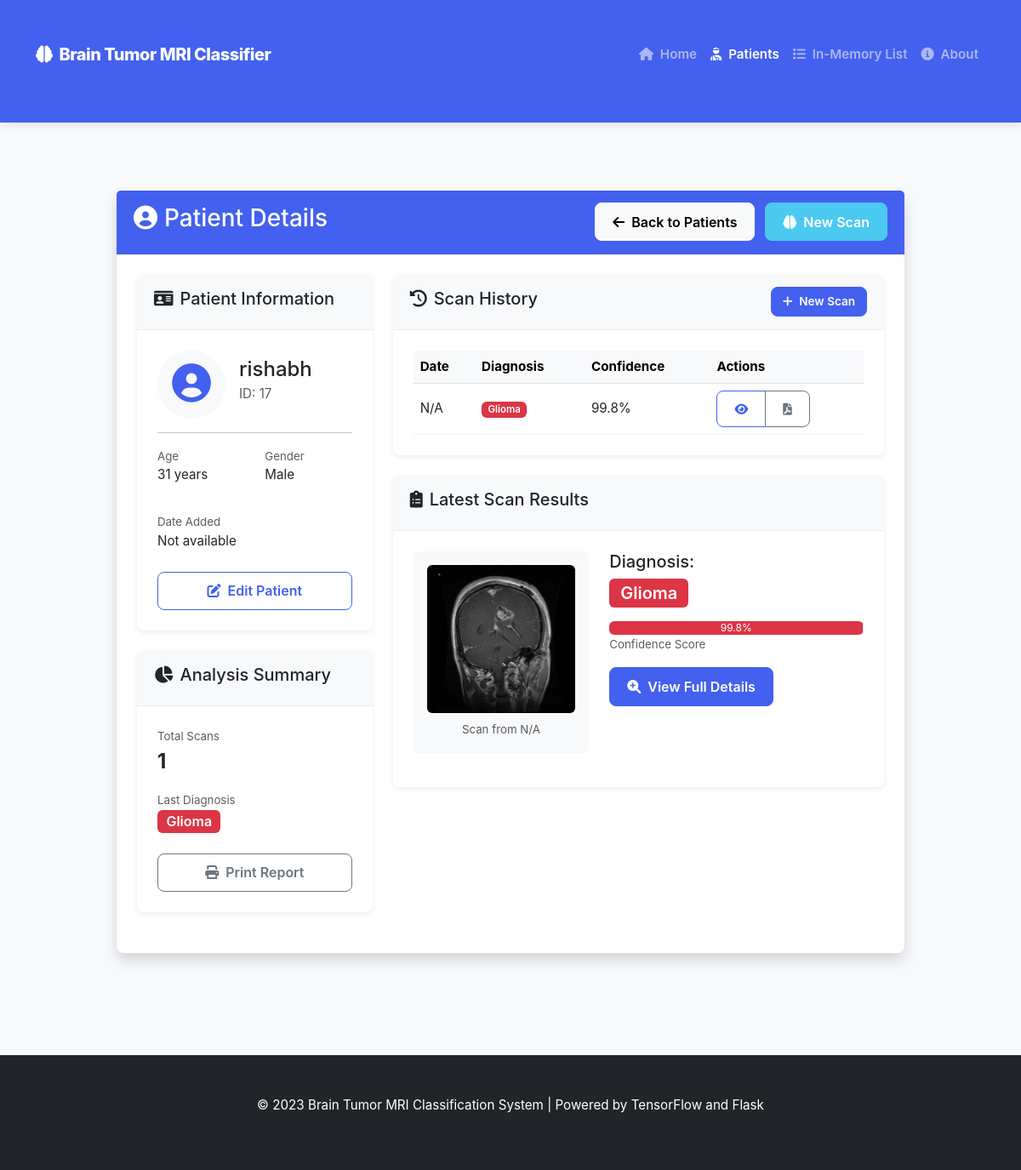
Screenshot of /patients/17 with the database file from the repository.
### tables this page shows
CREATE TABLE scans (
            id INTEGER PRIMARY KEY AUTOINCREMENT,
            patient_id INTEGER NOT NULL,
            scan_date TIMESTAMP DEFAULT CURRENT_TIMESTAMP,
            image_path TEXT NOT NULL,
            tumor_type TEXT,
            confidence REAL,
            doctor_notes TEXT,
            additional_info TEXT,
            FOREIGN KEY (patient_id) REFERENCES patients (id)
        );

### app.py (the view)
@app.route('/patients/<int:patient_id>')
def patient_detail(patient_id):
    if not patient_module_loaded:
        flash("Patient management functionality is not available.")
        return redirect(url_for('index'))
    patient = next((p for p in patients_list if p['id'] == patient_id), None)
    if not patient:
        patient = get_patient(patient_id)
    if not patient:
        flash("Patient not found.")
        return redirect(url_for('patients'))
    if 'scans' in patient and patient['scans']:
        scans = patient['scans']
    else:
        scans = get_patient_scans(patient_id)
    return render_template('patient_detail.html', patient=patient, scans=scans)

### app/templates/patient_detail.html (shortened to what this page needs)
{% extends 'base.html' %}
{% block content %}
<div class="container mt-5">
    <div class="row">
        <div class="col-md-10 mx-auto">
            <div class="card shadow">
                <div class="card-header bg-primary text-white d-flex justify-content-between align-items-center">
                    <h3><i class="fas fa-user-circle me-2"></i>Patient Details</h3>
                    <div>
                        <a href="{{ url_for('patients') }}" class="btn btn-light me-2">
                            <i class="fas fa-arrow-left me-1"></i> Back to Patients
                        </a>
                        <a href="{{ url_for('scan_patient', patient_id=patient.id) }}" class="btn btn-success">
                            <i class="fas fa-brain me-1"></i> New Scan
                        </a>
                    </div>
                </div>
                <div class="card-body">
                    <div class="row">
                        <div class="col-md-4">
                            <div class="card mb-4">
                                <div class="card-header bg-light">
                                    <h5><i class="fas fa-id-card me-2"></i>Patient Information</h5>
                                </div>
                                <div class="card-body">
                                    <div class="d-flex mb-3">
                                        <div class="flex-shrink-0">
                                            <div class="rounded-circle bg-light p-3 text-center" style="width: 80px; height: 80px;">
                                                <i class="fas fa-user-circle fa-3x text-primary"></i>
                                            </div>
                                        </div>
                                        <div class="flex-grow-1 ms-3 pt-2">
                                            <h4 class="mb-1">{{ patient.name }}</h4>
                                            <p class="text-muted mb-0">ID: {{ patient.id }}</p>
                                        </div>
                                    </div>
                                    <hr>
                                    <div class="row mb-3">
                                        <div class="col-6">
                                            <small class="text-muted">Age</small>
                                            <p>{{ patient.age }} years</p>
                                        </div>
                                        <div class="col-6">
                                            <small class="text-muted">Gender</small>
                                            <p>{{ patient.gender }}</p>
                                        </div>
                                    </div>
                                    <div class="mb-3">
                                        <small class="text-muted">Date Added</small>
                                        <p>{{ patient.date_added.strftime('%B %d, %Y') if patient.date_added else 'Not available' }}</p>
                                    </div>
                                    <div class="d-grid gap-2 mt-4">
                                        <a href="{{ url_for('edit_patient', patient_id=patient.id) }}" class="btn btn-outline-primary">
                                            <i class="fas fa-edit me-1"></i> Edit Patient
                                        </a>
                                    </div>
                                </div>
                            </div>
                            {% if scans %}
                            <div class="card mb-4">
                                <div class="card-header bg-light">
                                    <h5><i class="fas fa-chart-pie me-2"></i>Analysis Summary</h5>
                                </div>
                                <div class="card-body">
                                    <div class="mb-3">
                                        <small class="text-muted">Total Scans</small>
                                        <p class="fs-4 fw-bold mb-0">{{ scans|length }}</p>
                                    </div>
                                    {% set tumor_types = scans|map(attribute='tumor_type')|list %}
                                    {% if tumor_types %}
                                    <div class="mb-3">
                                        <small class="text-muted">Last Diagnosis</small>
                                        <p class="mb-0">
                                            {% set last_tumor = scans[-1].tumor_type %}
                                            <span class="badge {% if last_tumor == 'no_tumor' %}bg-success{% elif last_tumor == 'glioma' %}bg-danger{% elif last_tumor == 'meningioma' %}bg-warning text-dark{% else %}bg-info text-dark{% endif %} fs-6">
                                                {{ scans[-1].tumor_type|replace('_', ' ')|title }}
                                            </span>
                                        </p>
                                    </div>
                                    {% endif %}
                                    <div class="d-grid gap-2 mt-4">
                                        <a href="#" onclick="window.print()" class="btn btn-outline-secondary">
                                            <i class="fas fa-print me-1"></i> Print Report
                                        </a>
                                    </div>
                                </div>
                            </div>
                            {% endif %}
                        </div>
                        <div class="col-md-8">
                            <div class="card">
                                <div class="card-header bg-light d-flex justify-content-between align-items-center">
                                    <h5><i class="fas fa-history me-2"></i>Scan History</h5>
                                    <a href="{{ url_for('scan_patient', patient_id=patient.id) }}" class="btn btn-sm btn-primary">
                                        <i class="fas fa-plus me-1"></i> New Scan
                                    </a>
                                </div>
                                <div class="card-body">
                                    {% if scans %}
                                        <div class="table-responsive">
                                            <table class="table table-hover">
                                                <thead class="table-light">
                                                    <tr>
                                                        <th>Date</th>
                                                        <th>Diagnosis</th>
                                                        <th>Confidence</th>
                                                        <th>Actions</th>
                                                    </tr>
                                                </thead>
                                                <tbody>
                                                    {% for scan in scans|reverse %}
                                                    <tr>
                                                        <td>{{ scan.date.strftime('%Y-%m-%d %H:%M') if scan.date else 'N/A' }}</td>
                                                        <td>
                                                            <span class="badge {% if scan.tumor_type == 'no_tumor' %}bg-success{% elif scan.tumor_type == 'glioma' %}bg-danger{% elif scan.tumor_type == 'meningioma' %}bg-warning text-dark{% else %}bg-info text-dark{% endif %}">
                                                                {{ scan.tumor_type|replace('_', ' ')|title }}
                                                            </span>
                                                        </td>
                                                        <td>{{ "%.1f"|format(scan.confidence * 100) }}%</td>
                                                        <td>
                                                            <div class="btn-group btn-group-sm">
                                                                <a href="{{ url_for('scan_detail', scan_id=scan.id) }}" class="btn btn-outline-primary">
                                                                    <i class="fas fa-eye"></i>
                                                                </a>
                                                                <a href="{{ url_for('generate_report', scan_id=scan.id) }}" class="btn btn-outline-secondary">
                                                                    <i class="fas fa-file-pdf"></i>
                                                                </a>
                                                            </div>
                                                        </td>
                                                    </tr>
                                                    {% endfor %}
                                                </tbody>
                                            </table>
                                        </div>
                                    {% endif %}
                                </div>
                            </div>
                            {% if scans and scans|length > 0 %}
                            <div class="card mt-4">
                                <div class="card-header bg-light">
                                    <h5><i class="fas fa-clipboard-list me-2"></i>Latest Scan Results</h5>
                                </div>
                                <div class="card-body">
                                    <div class="row">
                                        <div class="col-md-5">
                                            <div class="bg-light p-3 rounded text-center mb-3">
                                                <img src="{{ url_for('static', filename='uploads/' + scans[-1].image_path) }}" class="img-fluid rounded" alt="MRI Scan" style="max-height: 200px;">
                                                <div class="mt-2">
                                                    <small class="text-muted">
                                                        Scan from {{ scans[-1].date.strftime('%B %d, %Y') if scans[-1].date else 'N/A' }}
                                                    </small>
                                                </div>
                                            </div>
                                        </div>
                                        <div class="col-md-7">
                                            <h5>Diagnosis:</h5>
                                            <div class="mb-3">
                                                <span class="badge {% if scans[-1].tumor_type == 'no_tumor' %}bg-success{% elif scans[-1].tumor_type == 'glioma' %}bg-danger{% elif scans[-1].tumor_type == 'meningioma' %}bg-warning text-dark{% else %}bg-info text-dark{% endif %} fs-5 mb-2">
                                                    {{ scans[-1].tumor_type|replace('_', ' ')|title }}
                                                </span>
                                                <div class="progress mt-2">
                                                    <div class="progress-bar
                                                        {% if scans[-1].tumor_type == 'no_tumor' %}bg-success{% elif scans[-1].tumor_type == 'glioma' %}bg-danger{% elif scans[-1].tumor_type == 'meningioma' %}bg-warning{% else %}bg-info{% endif %}"
                                                        role="progressbar"
                                                        style="width: {{ scans[-1].confidence * 100 }}%"
                                                        aria-valuenow="{{ scans[-1].confidence * 100 }}"
                                                        aria-valuemin="0"
                                                        aria-valuemax="100">
                                                        {{ "%.1f"|format(scans[-1].confidence * 100) }}%
                                                    </div>
                                                </div>
                                                <small class="text-muted">Confidence Score</small>
                                            </div>
                                            <div class="mt-3">
                                                <a href="{{ url_for('scan_detail', scan_id=scans[-1].id) }}" class="btn btn-primary">
                                                    <i class="fas fa-search-plus me-1"></i> View Full Details
                                                </a>
                                            </div>
                                        </div>
                                    </div>
                                </div>
                            </div>
                            {% endif %}
                        </div>
                    </div>
                </div>
            </div>
        </div>
    </div>
</div>
{% endblock %}

### rows the page displays
scans: tumor_type "Glioma", date "N/A", scan.confidence*100 "99.8", image_path (picture), scans[-1].confidence*100 "99.8"

### other values shown
{{ patient.name }} "rishabh"
{{ patient.id }} "17"
{{ patient.age }} "31"
{{ patient.gender }} "Male"
{{ scans|length }} "1"
{{ scans[-1].date.strftime('%B %d, %Y') if scans[-1].date else 'N/A' }} "N/A"
